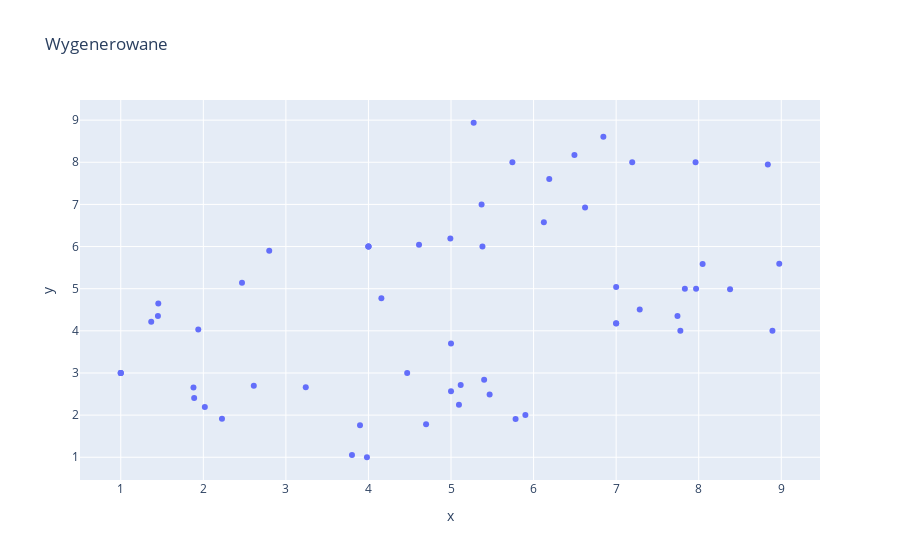

This figure's notebook cell:
### Code cell
fig = px.scatter(x= temp_out.T[0], y= temp_out.T[1],title='Wygenerowane')
fig.show()

### Figure 1 — Plotly figure (JSON) as saved in the notebook; plotly's stock layout.template omitted (floating-point values rounded to 4 significant figures)
{"data": [{"hovertemplate": "x=%{x}<br>y=%{y}<extra></extra>", "legendgroup": "", "marker": {"color": "#636efa", "symbol": "circle"}, "mode": "markers", "name": "", "orientation": "v", "showlegend": false, "type": "scatter", "x": [1.369, 1, 3.898, 3.8, 1.889, 2.226, 4, 2.798, 5.401, 4.698, 1.939, 2.469, 1.455, 1.45, 4.469, 2.018, 5.468, 5.782, 3.982, 3.241, 5.117, 5.096, 1, 1, 5.901, 5, 1.881, 2.611, 5.381, 6.624, 7.285, 8.047, 6.124, 7, 8.975, 8.837, 4.157, 5, 7.195, 6.495, 6.19, 6.845, 7.968, 8.38, 5.743, 7.962, 8.893, 7.778, 5.37, 4.613, 7.832, 7, 4, 4, 5.274, 4.992, 7.743, 7], "xaxis": "x", "y": [4.217, 3, 1.758, 1.052, 2.406, 1.911, 6, 5.901, 2.84, 1.782, 4.031, 5.141, 4.646, 4.352, 3, 2.193, 2.489, 1.907, 1, 2.659, 2.716, 2.249, 3, 3, 2, 2.566, 2.653, 2.699, 6, 6.926, 4.509, 5.585, 6.577, 5.043, 5.589, 7.945, 4.776, 3.698, 8, 8.175, 7.601, 8.605, 5, 4.988, 8, 8, 4, 4, 7, 6.045, 5, 4.178, 6, 6, 8.938, 6.194, 4.352, 4.176], "yaxis": "y"}], "layout": {"legend": {"tracegroupgap": 0}, "title": {"text": "Wygenerowane"}, "xaxis": {"anchor": "y", "domain": [0, 1], "title": {"text": "x"}}, "yaxis": {"anchor": "x", "domain": [0, 1], "title": {"text": "y"}}}}
